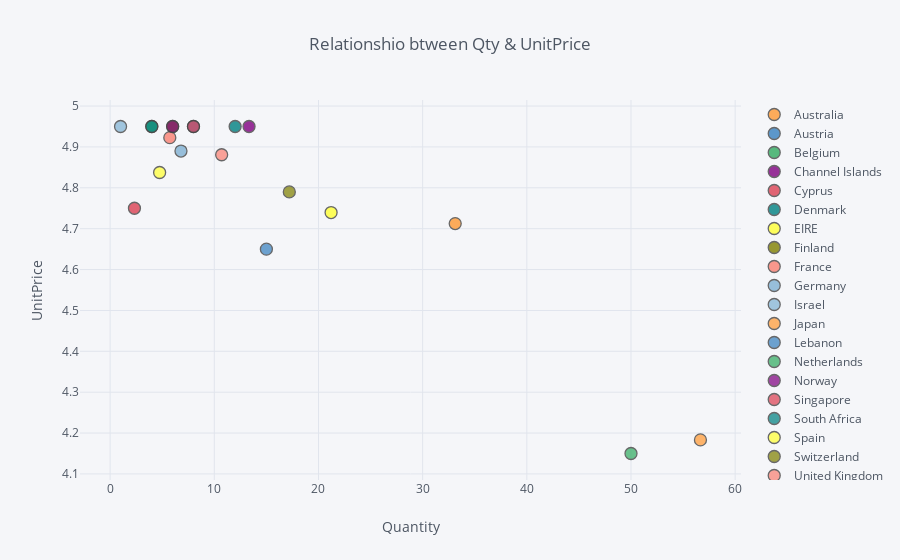

Here is the notebook cell this chart was saved with:
### Code cell
data.loc[data['Description']=='PARTY BUNTING',
         ['Country','Quantity','UnitPrice']].groupby(['Country'],as_index = False).agg('mean').iplot(x = 'Quantity', 
                                                                                    y = 'UnitPrice',
                                                                                    xTitle = 'Quantity',
                                                                                    yTitle = 'UnitPrice',
                                                                                    title = 'Relationshio btween Qty & UnitPrice',
                                                                                    categories = 'Country')

### Figure 1 — Plotly figure (JSON) as saved in the notebook; plotly's stock layout.template omitted (floating-point values rounded to 4 significant figures)
{"data": [{"marker": {"color": "rgba(255, 153, 51, 1.0)", "line": {"width": 1.3}, "opacity": 0.8, "size": 12, "symbol": "circle"}, "mode": "markers", "name": "Australia", "textfont": {"color": "#4D5663"}, "type": "scatter", "uid": "ca206216-acd3-4c05-8f2f-b5177185cc33", "x": [33.12], "y": [4.713]}, {"marker": {"color": "rgba(55, 128, 191, 1.0)", "line": {"width": 1.3}, "opacity": 0.8, "size": 12, "symbol": "circle"}, "mode": "markers", "name": "Austria", "textfont": {"color": "#4D5663"}, "type": "scatter", "uid": "e3085357-2ad7-4043-b944-c186d850f239", "x": [8], "y": [4.95]}, {"marker": {"color": "rgba(50, 171, 96, 1.0)", "line": {"width": 1.3}, "opacity": 0.8, "size": 12, "symbol": "circle"}, "mode": "markers", "name": "Belgium", "textfont": {"color": "#4D5663"}, "type": "scatter", "uid": "7b8146ed-37ce-41ef-9706-8229a3a55e36", "x": [4], "y": [4.95]}, {"marker": {"color": "rgba(128, 0, 128, 1.0)", "line": {"width": 1.3}, "opacity": 0.8, "size": 12, "symbol": "circle"}, "mode": "markers", "name": "Channel Islands", "textfont": {"color": "#4D5663"}, "type": "scatter", "uid": "11328682-255a-4976-af13-a590c43b65f5", "x": [13.33], "y": [4.95]}, {"marker": {"color": "rgba(219, 64, 82, 1.0)", "line": {"width": 1.3}, "opacity": 0.8, "size": 12, "symbol": "circle"}, "mode": "markers", "name": "Cyprus", "textfont": {"color": "#4D5663"}, "type": "scatter", "uid": "54f2ba36-78f3-4dbc-b227-aeb557377194", "x": [2.333], "y": [4.75]}, {"marker": {"color": "rgba(0, 128, 128, 1.0)", "line": {"width": 1.3}, "opacity": 0.8, "size": 12, "symbol": "circle"}, "mode": "markers", "name": "Denmark", "textfont": {"color": "#4D5663"}, "type": "scatter", "uid": "111dbcf1-64d1-48de-8f82-5195002ca38a", "x": [12], "y": [4.95]}, {"marker": {"color": "rgba(255, 255, 51, 1.0)", "line": {"width": 1.3}, "opacity": 0.8, "size": 12, "symbol": "circle"}, "mode": "markers", "name": "EIRE", "textfont": {"color": "#4D5663"}, "type": "scatter", "uid": "91b6082a-1d3f-4a51-a466-d03bc4ffd063", "x": [21.21], "y": [4.739]}, {"marker": {"color": "rgba(128, 128, 0, 1.0)", "line": {"width": 1.3}, "opacity": 0.8, "size": 12, "symbol": "circle"}, "mode": "markers", "name": "Finland", "textfont": {"color": "#4D5663"}, "type": "scatter", "uid": "eb25a698-31cc-4415-ab63-2483dca48859", "x": [6], "y": [4.95]}, {"marker": {"color": "rgba(251, 128, 114, 1.0)", "line": {"width": 1.3}, "opacity": 0.8, "size": 12, "symbol": "circle"}, "mode": "markers", "name": "France", "textfont": {"color": "#4D5663"}, "type": "scatter", "uid": "e6fc5251-2688-4274-bfac-54e868c64bd6", "x": [5.727], "y": [4.923]}, {"marker": {"color": "rgba(128, 177, 211, 1.0)", "line": {"width": 1.3}, "opacity": 0.8, "size": 12, "symbol": "circle"}, "mode": "markers", "name": "Germany", "textfont": {"color": "#4D5663"}, "type": "scatter", "uid": "8ddfab31-56e1-4934-85fb-4ffcdd501709", "x": [6.8], "y": [4.89]}, {"marker": {"color": "rgba(128, 177, 211, 0.8999999999999999)", "line": {"width": 1.3}, "opacity": 0.8, "size": 12, "symbol": "circle"}, "mode": "markers", "name": "Israel", "textfont": {"color": "#4D5663"}, "type": "scatter", "uid": "62848e94-15bf-4b86-b3e1-da25097aab21", "x": [1], "y": [4.95]}, {"marker": {"color": "rgba(255, 153, 51, 0.8999999999999999)", "line": {"width": 1.3}, "opacity": 0.8, "size": 12, "symbol": "circle"}, "mode": "markers", "name": "Japan", "textfont": {"color": "#4D5663"}, "type": "scatter", "uid": "f23af398-6b1e-4775-9ed9-2f7782c0fa6a", "x": [56.67], "y": [4.183]}, {"marker": {"color": "rgba(55, 128, 191, 0.8999999999999999)", "line": {"width": 1.3}, "opacity": 0.8, "size": 12, "symbol": "circle"}, "mode": "markers", "name": "Lebanon", "textfont": {"color": "#4D5663"}, "type": "scatter", "uid": "4404435d-1ac1-4d6c-aad3-69a4fa539d6f", "x": [15], "y": [4.65]}, {"marker": {"color": "rgba(50, 171, 96, 0.8999999999999999)", "line": {"width": 1.3}, "opacity": 0.8, "size": 12, "symbol": "circle"}, "mode": "markers", "name": "Netherlands", "textfont": {"color": "#4D5663"}, "type": "scatter", "uid": "6522f996-6a92-42e8-8357-5b7036fd67fd", "x": [50], "y": [4.15]}, {"marker": {"color": "rgba(128, 0, 128, 0.8999999999999999)", "line": {"width": 1.3}, "opacity": 0.8, "size": 12, "symbol": "circle"}, "mode": "markers", "name": "Norway", "textfont": {"color": "#4D5663"}, "type": "scatter", "uid": "80e1cb69-5eba-4508-b057-1526a91c4467", "x": [6], "y": [4.95]}, {"marker": {"color": "rgba(219, 64, 82, 0.8999999999999999)", "line": {"width": 1.3}, "opacity": 0.8, "size": 12, "symbol": "circle"}, "mode": "markers", "name": "Singapore", "textfont": {"color": "#4D5663"}, "type": "scatter", "uid": "8a06c685-5bb5-4525-8b27-4660fac3803c", "x": [8], "y": [4.95]}, {"marker": {"color": "rgba(0, 128, 128, 0.8999999999999999)", "line": {"width": 1.3}, "opacity": 0.8, "size": 12, "symbol": "circle"}, "mode": "markers", "name": "South Africa", "textfont": {"color": "#4D5663"}, "type": "scatter", "uid": "017ae233-32d1-4eaa-8515-351995f84d4d", "x": [4], "y": [4.95]}, {"marker": {"color": "rgba(255, 255, 51, 0.8999999999999999)", "line": {"width": 1.3}, "opacity": 0.8, "size": 12, "symbol": "circle"}, "mode": "markers", "name": "Spain", "textfont": {"color": "#4D5663"}, "type": "scatter", "uid": "08dda9b4-dc6e-438a-9274-40698bf16d5d", "x": [4.75], "y": [4.838]}, {"marker": {"color": "rgba(128, 128, 0, 0.8999999999999999)", "line": {"width": 1.3}, "opacity": 0.8, "size": 12, "symbol": "circle"}, "mode": "markers", "name": "Switzerland", "textfont": {"color": "#4D5663"}, "type": "scatter", "uid": "d69948f7-9a05-4c64-9973-74a68c62eaf2", "x": [17.2], "y": [4.79]}, {"marker": {"color": "rgba(251, 128, 114, 0.8999999999999999)", "line": {"width": 1.3}, "opacity": 0.8, "size": 12, "symbol": "circle"}, "mode": "markers", "name": "United Kingdom", "textfont": {"color": "#4D5663"}, "type": "scatter", "uid": "9efceb23-be67-4927-b4c4-36e6fd0a1f5a", "x": [10.71], "y": [4.881]}], "layout": {"legend": {"bgcolor": "#F5F6F9", "font": {"color": "#4D5663"}}, "paper_bgcolor": "#F5F6F9", "plot_bgcolor": "#F5F6F9", "title": {"font": {"color": "#4D5663"}, "text": "Relationshio btween Qty & UnitPrice"}, "xaxis": {"gridcolor": "#E1E5ED", "showgrid": true, "tickfont": {"color": "#4D5663"}, "title": {"font": {"color": "#4D5663"}, "text": "Quantity"}, "zerolinecolor": "#E1E5ED"}, "yaxis": {"gridcolor": "#E1E5ED", "showgrid": true, "tickfont": {"color": "#4D5663"}, "title": {"font": {"color": "#4D5663"}, "text": "UnitPrice"}, "zerolinecolor": "#E1E5ED"}}}
